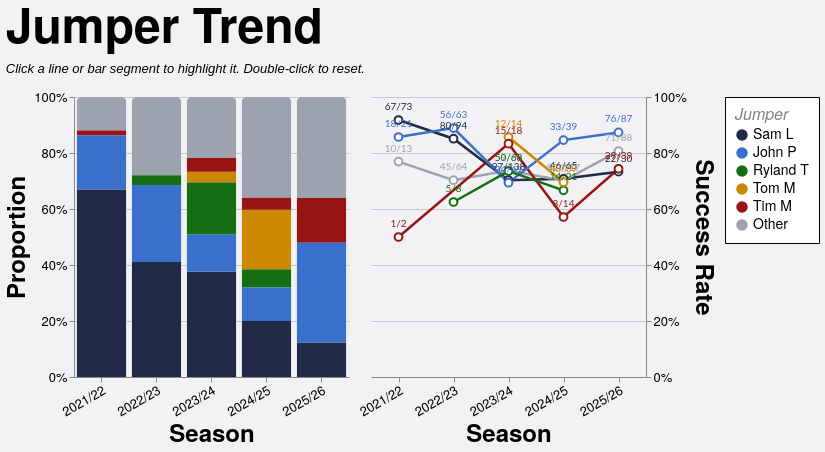

Write a Vega-Lite specification for this figure.
### Vega-Lite specification from a JSON file in a GitHub repository (floating-point values rounded to 4 significant figures; data arrays with more than 128 entries replaced by an {"elided": "..."} marker saying what was removed)
{"config": {"axis": {"labelFont": "PT Sans Narrow, Helvetica Neue, Helvetica, Arial, sans-serif", "titleFont": "PT Sans Narrow, Helvetica Neue, Helvetica, Arial, sans-serif", "labelFontSize": 13, "titleFontSize": 24, "gridColor": "#202947", "gridOpacity": 0.2, "zindex": 1}, "text": {"font": "Lato, sans-serif"}, "bar": {"cornerRadiusEnd": 5}, "header": {"labelFont": "PT Sans Narrow, Helvetica Neue, Helvetica, Arial, sans-serif", "titleFont": "PT Sans Narrow, Helvetica Neue, Helvetica, Arial, sans-serif", "labelFontSize": 24, "titleFontSize": 28, "labelFontWeight": "bold", "orient": "left"}, "legend": {"labelFont": "PT Sans Narrow, Helvetica Neue, Helvetica, Arial, sans-serif", "titleFont": "PT Sans Narrow, Helvetica Neue, Helvetica, Arial, sans-serif", "labelFontSize": 14, "titleFontSize": 16, "titlePadding": 5, "fillColor": "white", "strokeColor": "black", "padding": 10, "titleFontWeight": "lighter", "titleFontStyle": "italic", "titleColor": "gray", "offset": 10}, "title": {"font": "PT Sans Narrow, Helvetica Neue, Helvetica, Arial, sans-serif", "fontSize": 48, "fontWeight": "bold", "anchor": "start", "align": "center", "titlePadding": 20, "subtitlePadding": 10, "subtitleFontSize": 13, "subtitleColor": "", "subtitleFontStyle": "italic", "offset": 15, "color": "black"}, "axisX": {"labelAngle": 0}, "facet": {"title": null, "header": null, "align": {"row": "each", "column": "each"}}, "resolve": {"scale": {"y": "independent", "facet": "independent"}}, "background": "#f2f1f4", "scale": {"offsetBandPaddingOuter": 0.2, "offsetBandPaddingInner": 0.1}, "view": {"stroke": null, "background": "transparent"}}, "hconcat": [{"mark": {"type": "bar", "opacity": 0.85}, "encoding": {"color": {"field": "jumper_tier", "scale": {"domain": ["Sam L", "John P", "Ryland T", "Tom M", "Tim M", "Other"], "range": ["#202946", "#3a6fcc", "#146f14", "#cc8800", "#991515", "#9ca3af"]}, "title": "Jumper", "type": "nominal"}, "opacity": {"condition": {"param": "param_12", "value": 1.0, "empty": true}, "value": 0.2}, "order": {"field": "tier_sort_order", "sort": "ascending", "type": "quantitative"}, "tooltip": [{"field": "season", "title": "Season", "type": "nominal"}, {"field": "jumper_tier_name", "title": "Jumper", "type": "nominal"}, {"field": "attempts", "format": ",.0f", "title": "Attempts", "type": "quantitative"}, {"field": "won", "format": ",.0f", "title": "Won", "type": "quantitative"}, {"field": "success_rate", "format": ".1%", "title": "Success Rate", "type": "quantitative"}], "x": {"axis": {"labelAngle": -30}, "field": "season", "sort": ["2021/22", "2022/23", "2023/24", "2024/25", "2025/26"], "title": "Season", "type": "nominal"}, "y": {"axis": {"format": "%", "orient": "left"}, "field": "attempts", "stack": "normalize", "title": "Proportion", "type": "quantitative"}}, "height": 280, "name": "view_10", "transform": [{"filter": "(loSquad == 'All' || datum.squad == loSquad) && (loGameType == 'All' || (loGameType == 'League + Cup' && (datum.game_type == 'League' || datum.game_type == 'Cup')) || (loGameType == 'League only' && datum.game_type == 'League') || datum.game_type == loGameType) && (loThrower == 'All' || datum.thrower == loThrower) && (loArea == 'All' || datum.area == loArea) && (loNumbers == 'All' || datum.numbers == loNumbers)"}, {"aggregate": [{"op": "count", "as": "attempts"}, {"op": "sum", "field": "won", "as": "won"}], "groupby": ["season", "jumper_tier", "jumper_tier_name"]}, {"joinaggregate": [{"op": "sum", "field": "attempts", "as": "season_attempts"}], "groupby": ["season"]}, {"calculate": "datum.attempts / datum.season_attempts", "as": "norm_count"}, {"calculate": "datum.won / datum.attempts", "as": "success_rate"}, {"calculate": "datum.won + '/' + datum.attempts", "as": "won_attempts_label"}, {"calculate": "datum.jumper_tier == 'Sam L' ? 0 : datum.jumper_tier == 'John P' ? 1 : datum.jumper_tier == 'Ryland T' ? 2 : datum.jumper_tier == 'Tom M' ? 3 : datum.jumper_tier == 'Tim M' ? 4 : 999", "as": "tier_sort_order"}], "width": {"step": 55}}, {"layer": [{"mark": {"type": "line", "point": {"fill": "white", "filled": false, "size": 60}, "strokeWidth": 2.5}, "encoding": {"color": {"field": "jumper_tier", "scale": {"domain": ["Sam L", "John P", "Ryland T", "Tom M", "Tim M", "Other"], "range": ["#202946", "#3a6fcc", "#146f14", "#cc8800", "#991515", "#9ca3af"]}, "title": "Jumper", "type": "nominal"}, "detail": {"field": "jumper_tier", "type": "nominal"}, "opacity": {"condition": {"param": "param_12", "value": 1.0, "empty": true}, "value": 0.2}, "tooltip": [{"field": "season", "title": "Season", "type": "nominal"}, {"field": "jumper_tier_name", "title": "Jumper", "type": "nominal"}, {"field": "attempts", "format": ",.0f", "title": "Attempts", "type": "quantitative"}, {"field": "won", "format": ",.0f", "title": "Won", "type": "quantitative"}, {"field": "success_rate", "format": ".1%", "title": "Success Rate", "type": "quantitative"}], "x": {"axis": {"labelAngle": -30}, "field": "season", "sort": ["2021/22", "2022/23", "2023/24", "2024/25", "2025/26"], "title": "Season", "type": "nominal"}, "y": {"axis": {"format": "%", "orient": "right"}, "field": "success_rate", "scale": {"domainMax": 1, "nice": true}, "title": "Success Rate", "type": "quantitative"}}, "name": "view_9", "transform": [{"filter": "(loSquad == 'All' || datum.squad == loSquad) && (loGameType == 'All' || (loGameType == 'League + Cup' && (datum.game_type == 'League' || datum.game_type == 'Cup')) || (loGameType == 'League only' && datum.game_type == 'League') || datum.game_type == loGameType) && (loThrower == 'All' || datum.thrower == loThrower) && (loArea == 'All' || datum.area == loArea) && (loNumbers == 'All' || datum.numbers == loNumbers)"}, {"aggregate": [{"op": "count", "as": "attempts"}, {"op": "sum", "field": "won", "as": "won"}], "groupby": ["season", "jumper_tier", "jumper_tier_name"]}, {"joinaggregate": [{"op": "sum", "field": "attempts", "as": "season_attempts"}], "groupby": ["season"]}, {"calculate": "datum.attempts / datum.season_attempts", "as": "norm_count"}, {"calculate": "datum.won / datum.attempts", "as": "success_rate"}, {"calculate": "datum.won + '/' + datum.attempts", "as": "won_attempts_label"}, {"calculate": "datum.jumper_tier == 'Sam L' ? 0 : datum.jumper_tier == 'John P' ? 1 : datum.jumper_tier == 'Ryland T' ? 2 : datum.jumper_tier == 'Tom M' ? 3 : datum.jumper_tier == 'Tim M' ? 4 : 999", "as": "tier_sort_order"}]}, {"mark": {"type": "text", "align": "center", "baseline": "bottom", "dy": -8, "fontSize": 10}, "encoding": {"color": {"field": "jumper_tier", "scale": {"domain": ["Sam L", "John P", "Ryland T", "Tom M", "Tim M", "Other"], "range": ["#202946", "#3a6fcc", "#146f14", "#cc8800", "#991515", "#9ca3af"]}, "title": "Jumper", "type": "nominal"}, "detail": {"field": "jumper_tier", "type": "nominal"}, "opacity": {"condition": {"param": "param_12", "value": 1.0, "empty": true}, "value": 0.2}, "text": {"field": "won_attempts_label", "type": "nominal"}, "x": {"axis": {"labelAngle": -30}, "field": "season", "sort": ["2021/22", "2022/23", "2023/24", "2024/25", "2025/26"], "title": "Season", "type": "nominal"}, "y": {"axis": {"format": "%", "orient": "right"}, "field": "success_rate", "scale": {"domainMax": 1, "nice": true}, "title": "Success Rate", "type": "quantitative"}}, "transform": [{"filter": "(loSquad == 'All' || datum.squad == loSquad) && (loGameType == 'All' || (loGameType == 'League + Cup' && (datum.game_type == 'League' || datum.game_type == 'Cup')) || (loGameType == 'League only' && datum.game_type == 'League') || datum.game_type == loGameType) && (loThrower == 'All' || datum.thrower == loThrower) && (loArea == 'All' || datum.area == loArea) && (loNumbers == 'All' || datum.numbers == loNumbers)"}, {"aggregate": [{"op": "count", "as": "attempts"}, {"op": "sum", "field": "won", "as": "won"}], "groupby": ["season", "jumper_tier", "jumper_tier_name"]}, {"joinaggregate": [{"op": "sum", "field": "attempts", "as": "season_attempts"}], "groupby": ["season"]}, {"calculate": "datum.attempts / datum.season_attempts", "as": "norm_count"}, {"calculate": "datum.won / datum.attempts", "as": "success_rate"}, {"calculate": "datum.won + '/' + datum.attempts", "as": "won_attempts_label"}, {"calculate": "datum.jumper_tier == 'Sam L' ? 0 : datum.jumper_tier == 'John P' ? 1 : datum.jumper_tier == 'Ryland T' ? 2 : datum.jumper_tier == 'Tom M' ? 3 : datum.jumper_tier == 'Tim M' ? 4 : 999", "as": "tier_sort_order"}]}], "height": 280, "width": {"step": 55}}], "data": {"name": "data-d4731e21ce710675c5eed83ba89a9e4b"}, "params": [{"name": "loSquad", "value": "All"}, {"name": "loSeason", "value": "All"}, {"name": "loGameType", "value": "All"}, {"name": "loThrower", "value": "All"}, {"name": "loJumper", "value": "All"}, {"name": "loArea", "value": "All"}, {"name": "loNumbers", "value": "All"}, {"name": "param_12", "select": {"type": "point", "clear": "dblclick", "fields": ["jumper_tier"], "on": "click"}, "views": ["view_10", "view_9"]}], "resolve": {"scale": {"color": "shared"}}, "spacing": 8, "title": {"text": "Jumper Trend", "subtitle": "Click a line or bar segment to highlight it. Double-click to reset."}, "$schema": "https://vega.github.io/schema/vega-lite/v5.20.1.json", "datasets": {"data-d4731e21ce710675c5eed83ba89a9e4b": {"elided": "1274 records"}}}
